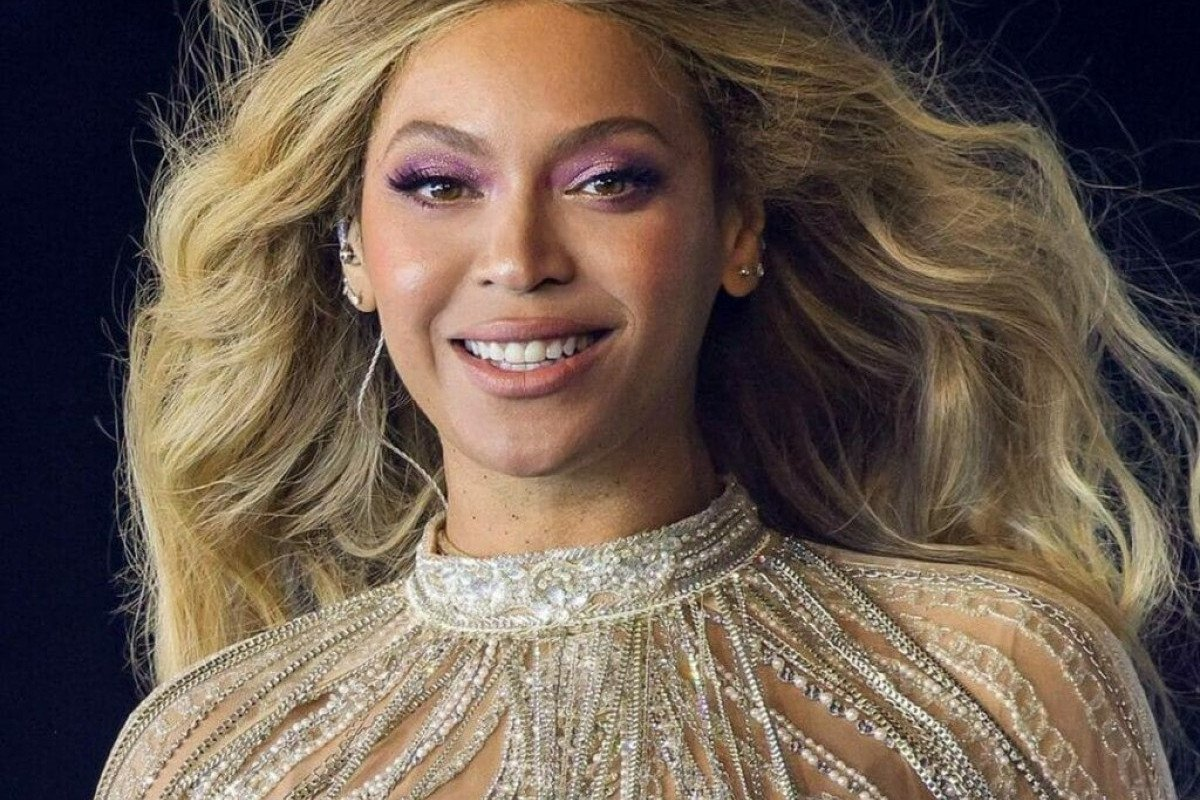
#> input picture bey.jpg, 1200 x 800 px
$ python teste_face.py
#> lines starting #> are read from the running program, lines starting #| are printed output that depends on the picture; after the words box and inside, x2 and y2 are one past the last pixel; in counts of white or black regions, pixels touching at a corner belong together
import cv2

detector = cv2.CascadeClassifier("haarcascade_frontalface_alt.xml")

foto = cv2.imread("bey.jpg")
#> foto is the input picture: shape (800, 1200, 3); mean B, G, R 79.4, 91.4, 107.2
foto_cinza = cv2.cvtColor(foto, cv2.COLOR_BGR2GRAY)
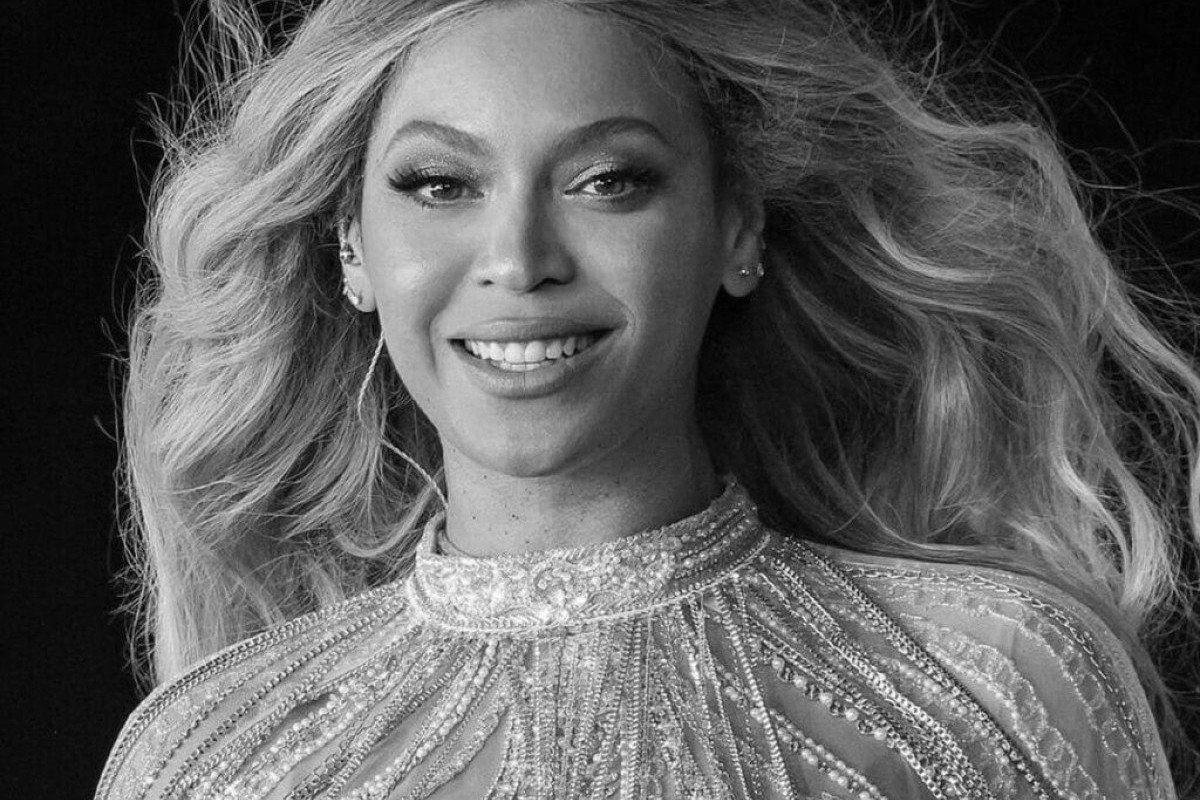
#> foto_cinza: shape (800, 1200); min 0, max 255, mean 94.8
faces_detectadas = detector.detectMultiScale(foto_cinza, scaleFactor=1.02, minSize=(52, 52))
#> faces_detectadas = [[328, 32, 390, 390]]
print("pessoas detectadas", len(faces_detectadas))
#| pessoas detectadas 1
for x, y, l, a in faces_detectadas:
    #arquivo_img, ponto_inicial, ponto_final, cor
    foto = cv2.rectangle(foto, (x,y), (x+l, y+a), (0,0,255))
#> this loop made 1 pass
#> pass 1, `foto = cv2.rectangle(foto, (x,y), (x+l, y+a), (0,0,255))`:
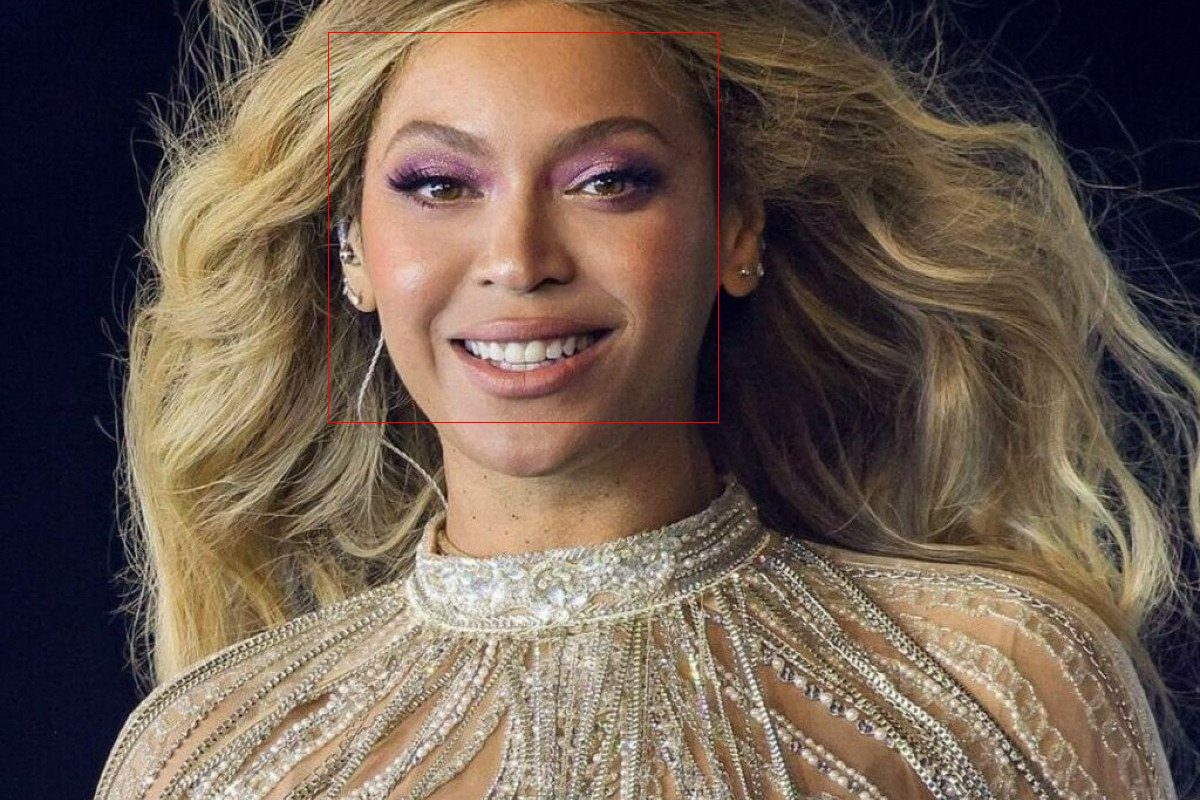
#> foto: shape (800, 1200, 3); 0.16% of pixels changed, all inside (x1, y1, x2, y2) = (328, 32, 719, 423)

cv2.imshow("umas pessoas aleatorias", foto)
cv2.waitKey()

$ run again, with grupodepessoas.jpg copied over bey.jpg
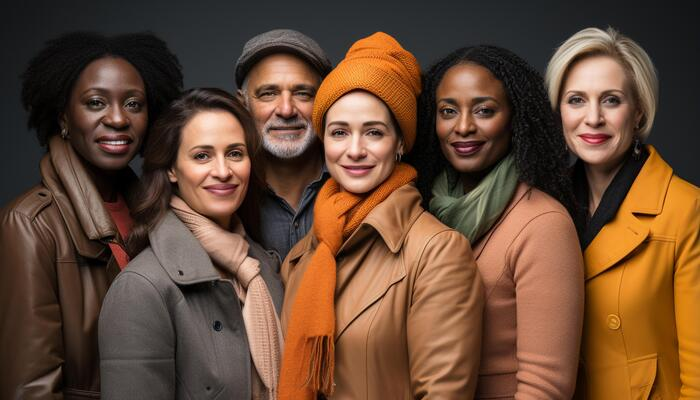
#> input picture grupodepessoas.jpg, 700 x 400 px
#> foto is the input picture: shape (400, 700, 3); mean B, G, R 52, 72.6, 103.2
#> `foto_cinza = cv2.cvtColor(foto, cv2.COLOR_BGR2GRAY)`:
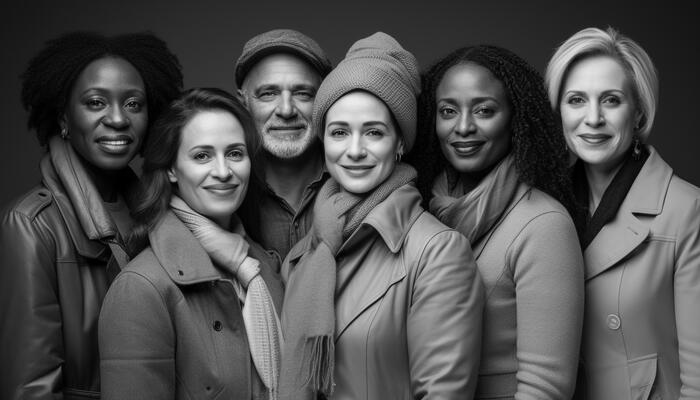
#> foto_cinza: shape (400, 700); min 0, max 238, mean 79.4
#> faces_detectadas = [[353, 33, 62, 62], [241, 59, 88, 88], [550, 66, 89, 89], [420, 74, 91, 91], [313, 98, 87, 87], [173, 118, 91, 91], [65, 63, 98, 98], [390, 271, 98, 98]]
#| pessoas detectadas 8
#> the loop `for x, y, l, a in faces_detectadas:` made 8 passes
#> after the loop `for x, y, l, a in faces_detectadas:`:
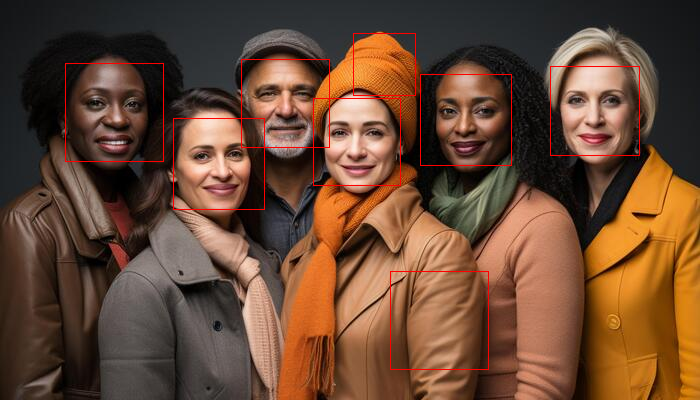
#> foto: shape (400, 700, 3); mean B, G, R 51.5, 71.9, 104.8
